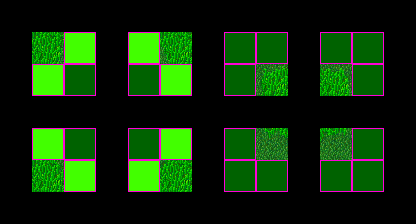

A level layout from a 2D game, rendered from its tile map. Below: a short description, then the map file with tile-grid data replaced by summaries:
An orthogonal 13x7 tile map with 32x32 px tiles, 3 tile layers (RuleRegions, RuleSet_, rule_Ground), 2 hidden layers not drawn, 8 tilesets.

<map version="1.0" orientation="orthogonal" width="13" height="7" tilewidth="32" tileheight="32">
 <tileset firstgid="1" name="Woodland" tilewidth="32" tileheight="32">
  <image source="../graphics/tiles/Woodland_ground.png" width="512" height="512" />
 </tileset>
 <tileset firstgid="257" name="Woodland x2" tilewidth="32" tileheight="64">
  <image source="../graphics/tiles/Woodland_x2.png" width="512" height="128" />
 </tileset>
 <tileset firstgid="289" name="Woodland x3" tilewidth="32" tileheight="96">
  <image source="../graphics/tiles/Woodland_x3.png" width="512" height="192" />
 </tileset>
 <tileset firstgid="321" name="Woodland Village" tilewidth="32" tileheight="32">
  <image source="../graphics/tiles/Woodland_village.png" width="512" height="512" />
 </tileset>
 <tileset firstgid="577" name="Woodland Water" tilewidth="32" tileheight="32">
  <image source="../graphics/tiles/Woodland_water.png" width="512" height="96" />
 </tileset>
 <tileset firstgid="625" name="Collision" tilewidth="32" tileheight="32">
  <image source="../graphics/tiles/collision.png" width="64" height="32" />
 </tileset>
 <tileset firstgid="627" name="set_rules" tilewidth="32" tileheight="32">
  <image source="../graphics/tiles/set_rules.png" width="32" height="32" />
 </tileset>
 <tileset firstgid="628" name="set_woodland" tilewidth="32" tileheight="32">
  <image source="../graphics/tiles/set_woodland.png" width="192" height="192" />
 </tileset>
 <layer name="RuleRegions" width="13" height="7">
  <data>[91 cells, 32 non-empty, 1 distinct tile ids]</data>
 </layer>
 <layer name="RuleSet_" width="13" height="7">
  <data>[91 cells, 32 non-empty, 2 distinct tile ids]</data>
 </layer>
 <layer name="rule_Ground" width="13" height="7">
  <data>[91 cells, 8 non-empty, 8 distinct tile ids]</data>
 </layer>
 <layer name="rule_Over" width="13" height="7" visible="0">
  <data>[91 cells, 0 non-empty, 0 distinct tile ids]</data>
 </layer>
 <layer name="rule_Collision" width="13" height="7" visible="0">
  <data>[91 cells, 0 non-empty, 0 distinct tile ids]</data>
 </layer>
</map>
